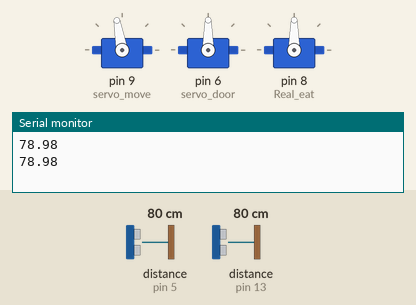
Bench run of a sketch on a simulated Arduino Uno, built with avr-gcc and run on an emulated ATmega328P. Parts: 3 × servo, the last lines printed to the serial monitor. Wiring (inferred from the names in the program): 2 × ultrasonic range finder: trigger pin 4, echo pin 5 / trigger pin 12, echo pin 13. Inputs (shaded band) come from the test bench; at power-on: distance to the obstacle (sensors on pin 13, pin 5) 80 cm. The echo pulse lasts 58.3 µs per cm.

Above: at 1.8 s.
1.9 s: distance to the obstacle (sensor on pin 13) set to 14 cm
6.0 s: distance to the obstacle (sensor on pin 13) set to 11 cm
At 9.4 s:
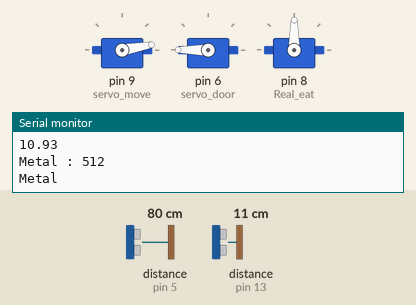
At 12.1 s:
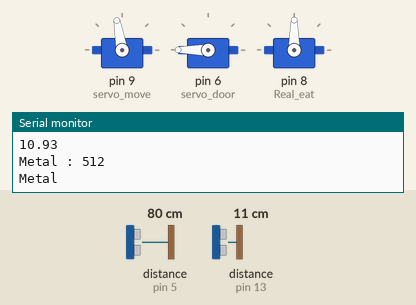
Timing chart, 0 to 13.6 s (numbered marks = the images above; inputs shaded):
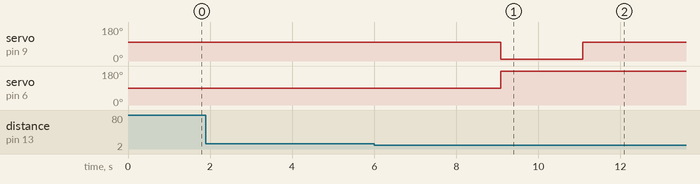

The sketch:

recycle_metal.ino
```cpp
//초음파 2개, 블루투스 1개, 금속감지 1개, 서보모터 2개(1개는 전력잡아먹기용)
#include<Servo.h>
#include <SoftwareSerial.h>

#define BT_RXD 2
#define BT_TXD 3
SoftwareSerial bluetooth(BT_RXD, BT_TXD);

#define NO_RXD 10
#define NO_TXD 11
SoftwareSerial sendInputArdu(NO_TXD, NO_RXD);

int servo_door = 6;
int servo_move = 9;
int trig1 = 4;
int echo1 = 5;
int trig2 = 12;
int echo2 = 13;
int Real_eat = 8;
#define metal_pin A0

int check = 0;
int isHand = 0;

Servo Door;
Servo moving;
Servo Real;

float dist(int trig, int echo) { //초음파센서로 거리측정 함수
  digitalWrite(trig, LOW);
  digitalWrite(echo, LOW);
  delayMicroseconds(2);
  digitalWrite(trig, HIGH);
  delayMicroseconds(10);
  digitalWrite(trig, LOW);

  unsigned long duration = pulseIn(echo, HIGH);
  float distance = ((float)(340 * duration) / 10000) / 2;

  return distance;
}

void sendToNode(int type)
{
  byte buf[1] = {};
  buf[0] = (byte)type;
  size_t z = sendInputArdu.write(buf, 1);
}

void setup() {
  // put your setup code here, to run once:
  Serial.begin(9600);
  bluetooth.begin(9600);
  sendInputArdu.begin(9600);

  moving.attach(servo_move);
  Door.attach(servo_door);
  Real.attach(Real_eat);

  pinMode(trig1, OUTPUT);
  pinMode(echo1, INPUT);
  pinMode(trig2, OUTPUT);
  pinMode(echo2, INPUT);

  Door.write(90);
  Real.write(90);
}

void loop() {
  // put your main code here, to run repeatedly:
  check = 0;
  moving.write(100);
  //여기가 맨 첫단계
  if (check == 0) {
    float distance = dist(trig1, echo1);

    if (distance <= 15)
    { //손이나 물체가 있을 때
      Serial.println(distance);
      bluetooth.println("1");
    }
    else
    { //손이나 물체가 입구에서 안걸리고, 물체가 들어와 있는 상황일 때
      bluetooth.println("0");
      int state = 0;
      float distance2 = 0;
      for (int i = 0; i < 3; i++)
      {
        distance2 = dist(trig2, echo2);
        if (distance2 > 12)
        {
          Serial.println(distance2);
          state = 1;
          break;
        }
        delay(1000);
      }

      if (state == 0)
      {
        Serial.println(distance2);
        check = 1;
      }
    }
  }

  //여기가 두번째 단계
  if (check == 1)
  {
    Door.write(180);

    int isMetal = 0;
    int cnt = 0;
    while (cnt < 15) { //3초에 걸쳐 15번의 검사를 실행
      //cnt = cnt + 1;
      cnt++;
      int metal = analogRead(metal_pin); //센서로 금속값 읽어오기
      Serial.print("Metal : ");
      Serial.println(metal);

      if (metal < 600)
      { //중간에 금속으로 판단된 상황
        isMetal = 1;
        break;
      }
      delay(100);
    }
    // 금속감지센서

    if (isMetal == 1)
    { //금속인 경우
      Serial.println("Metal");
      sendToNode(0);
    }
    else
    { //금속이 아닌 경우
      Serial.println("Non-metal");
      sendToNode(1);
    }

    moving.write(10);
    delay(2000);
    moving.write(100);
    //물체를 모터 기준 오른쪽(2단계)로 떨어뜨리고 원래 각도로 복귀

    for (int i = 0; i < 8; i++)
    {
      delay(3000);
    }
    Door.write(90);
  }
  delay(1000);
}
```

Measured:
- the behaviour switches between 13 and 12 cm on distance to the obstacle (sensor on pin 13) (found by bisection; images 0 and 1)
- after the input at 6.0 s, servo on pin 9 (servo_move): 100° → 10° after 3.1 s, → 100° 2.0 s later; servo on pin 6 (servo_door): 90° → 180° after 3.1 s
